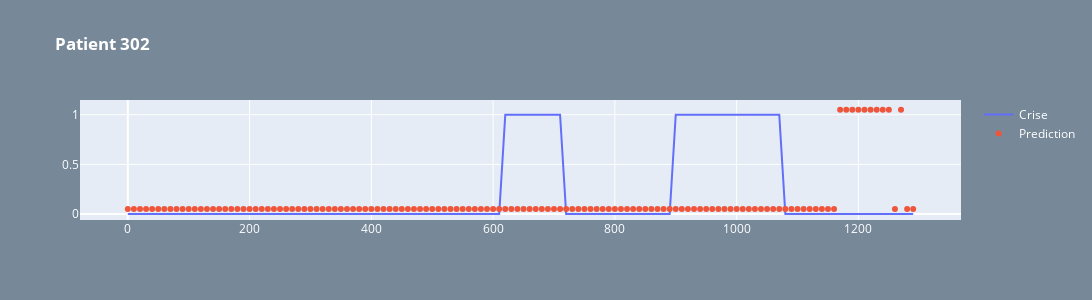
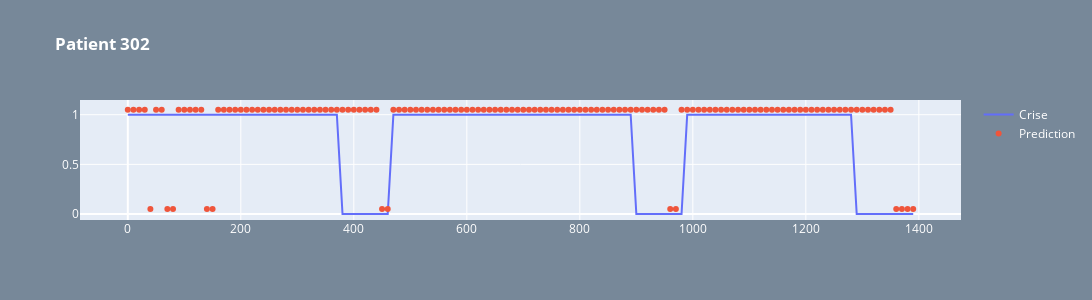
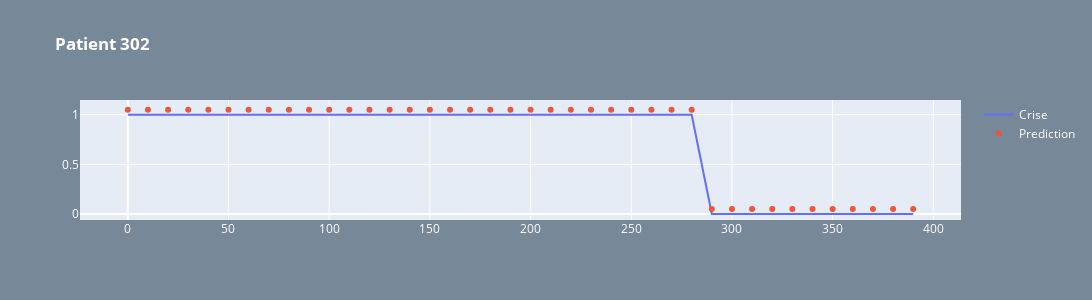
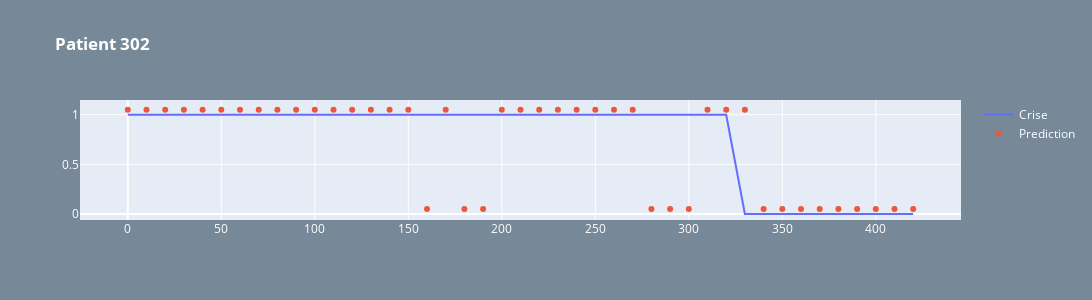

Here is the notebook cell these charts were saved with, in order:
### Code cell
patient= '302'

dataset = xqrs_clean_lag_60

keys = xqrs_clean_imputed[xqrs_clean_imputed.Key.str.contains(patient)].Key.unique().tolist()

for key in keys:
    test_exam = key
    if dataset[(dataset.Key.str.contains(patient)) & (dataset.Key == test_exam)].label.sum() != 0:
        test_data_lag = dataset[(dataset.Key.str.contains(patient)) & (dataset.Key != test_exam)]
        model = simple_ml_no_train(test_data_lag, XGBClassifier())
        #score, model = simple_ml(test_data_lag, XGBClassifier())
        preds = model.predict(dataset[dataset.Key == test_exam].iloc[:, 1:-1])
        cm = confusion_matrix(dataset[dataset.Key == test_exam].label, preds)
        print()
        print('f1: ', f1_score(dataset[dataset.Key == test_exam].label, preds))
        try:
            print('Sensitivity: ', cm[1][1] / (cm[1][0] + cm[1][1]))
        except IndexError:
            print('Sensitivity: ', 0)

        try:
            print('Specificity: ', cm[0][0] / (cm[0][0] + cm[0][1]))
        except IndexError:
            print('Specificity: ', 0)

        print()

        l = dataset[dataset.Key == test_exam].label.tolist()
        t = [i*10 for i in range(len(l))]
        preds = [p+0.05 for p in preds]


        fig = go.Figure()
        fig.add_trace(go.Scatter(x=t, y=l,
                            mode='lines',
                            name='Crise'))
        fig.add_trace(go.Scatter(x=t, y=preds,
                            mode='markers',
                            name='Prediction'))

        fig.update_layout(
            width=1500,
            height=300,
            paper_bgcolor="lightslategray",
            title_text=f'<b>Patient {patient}</b>',
            font=dict(color="white"))
        fig.show()

### Figure 1 — Plotly figure (JSON) as saved in the notebook; plotly's stock layout.template omitted (floating-point values rounded to 4 significant figures; data arrays with more than 128 entries replaced by an {"elided": "..."} marker saying what was removed)
{"data": [{"mode": "lines", "name": "Crise", "type": "scatter", "x": {"elided": "130 int values"}, "y": {"elided": "130 int values"}}, {"mode": "markers", "name": "Prediction", "type": "scatter", "x": {"elided": "130 int values"}, "y": {"elided": "130 float values"}}], "layout": {"font": {"color": "white"}, "height": 300, "paper_bgcolor": "lightslategray", "title": {"text": "<b>Patient 302</b>"}, "width": 1500}}

### Figure 2 — Plotly figure (JSON) as saved in the notebook; plotly's stock layout.template omitted (floating-point values rounded to 4 significant figures; data arrays with more than 128 entries replaced by an {"elided": "..."} marker saying what was removed)
{"data": [{"mode": "lines", "name": "Crise", "type": "scatter", "x": {"elided": "140 int values"}, "y": {"elided": "140 int values"}}, {"mode": "markers", "name": "Prediction", "type": "scatter", "x": {"elided": "140 int values"}, "y": {"elided": "140 float values"}}], "layout": {"font": {"color": "white"}, "height": 300, "paper_bgcolor": "lightslategray", "title": {"text": "<b>Patient 302</b>"}, "width": 1500}}

### Figure 3 — Plotly figure (JSON) as saved in the notebook; plotly's stock layout.template omitted (floating-point values rounded to 4 significant figures)
{"data": [{"mode": "lines", "name": "Crise", "type": "scatter", "x": [0, 10, 20, 30, 40, 50, 60, 70, 80, 90, 100, 110, 120, 130, 140, 150, 160, 170, 180, 190, 200, 210, 220, 230, 240, 250, 260, 270, 280, 290, 300, 310, 320, 330, 340, 350, 360, 370, 380, 390], "y": [1, 1, 1, 1, 1, 1, 1, 1, 1, 1, 1, 1, 1, 1, 1, 1, 1, 1, 1, 1, 1, 1, 1, 1, 1, 1, 1, 1, 1, 0, 0, 0, 0, 0, 0, 0, 0, 0, 0, 0]}, {"mode": "markers", "name": "Prediction", "type": "scatter", "x": [0, 10, 20, 30, 40, 50, 60, 70, 80, 90, 100, 110, 120, 130, 140, 150, 160, 170, 180, 190, 200, 210, 220, 230, 240, 250, 260, 270, 280, 290, 300, 310, 320, 330, 340, 350, 360, 370, 380, 390], "y": [1.05, 1.05, 1.05, 1.05, 1.05, 1.05, 1.05, 1.05, 1.05, 1.05, 1.05, 1.05, 1.05, 1.05, 1.05, 1.05, 1.05, 1.05, 1.05, 1.05, 1.05, 1.05, 1.05, 1.05, 1.05, 1.05, 1.05, 1.05, 1.05, 0.05, 0.05, 0.05, 0.05, 0.05, 0.05, 0.05, 0.05, 0.05, 0.05, 0.05]}], "layout": {"font": {"color": "white"}, "height": 300, "paper_bgcolor": "lightslategray", "title": {"text": "<b>Patient 302</b>"}, "width": 1500}}

### Figure 4 — Plotly figure (JSON) as saved in the notebook; plotly's stock layout.template omitted (floating-point values rounded to 4 significant figures)
{"data": [{"mode": "lines", "name": "Crise", "type": "scatter", "x": [0, 10, 20, 30, 40, 50, 60, 70, 80, 90, 100, 110, 120, 130, 140, 150, 160, 170, 180, 190, 200, 210, 220, 230, 240, 250, 260, 270, 280, 290, 300, 310, 320, 330, 340, 350, 360, 370, 380, 390, 400, 410, 420], "y": [1, 1, 1, 1, 1, 1, 1, 1, 1, 1, 1, 1, 1, 1, 1, 1, 1, 1, 1, 1, 1, 1, 1, 1, 1, 1, 1, 1, 1, 1, 1, 1, 1, 0, 0, 0, 0, 0, 0, 0, 0, 0, 0]}, {"mode": "markers", "name": "Prediction", "type": "scatter", "x": [0, 10, 20, 30, 40, 50, 60, 70, 80, 90, 100, 110, 120, 130, 140, 150, 160, 170, 180, 190, 200, 210, 220, 230, 240, 250, 260, 270, 280, 290, 300, 310, 320, 330, 340, 350, 360, 370, 380, 390, 400, 410, 420], "y": [1.05, 1.05, 1.05, 1.05, 1.05, 1.05, 1.05, 1.05, 1.05, 1.05, 1.05, 1.05, 1.05, 1.05, 1.05, 1.05, 0.05, 1.05, 0.05, 0.05, 1.05, 1.05, 1.05, 1.05, 1.05, 1.05, 1.05, 1.05, 0.05, 0.05, 0.05, 1.05, 1.05, 1.05, 0.05, 0.05, 0.05, 0.05, 0.05, 0.05, 0.05, 0.05, 0.05]}], "layout": {"font": {"color": "white"}, "height": 300, "paper_bgcolor": "lightslategray", "title": {"text": "<b>Patient 302</b>"}, "width": 1500}}
